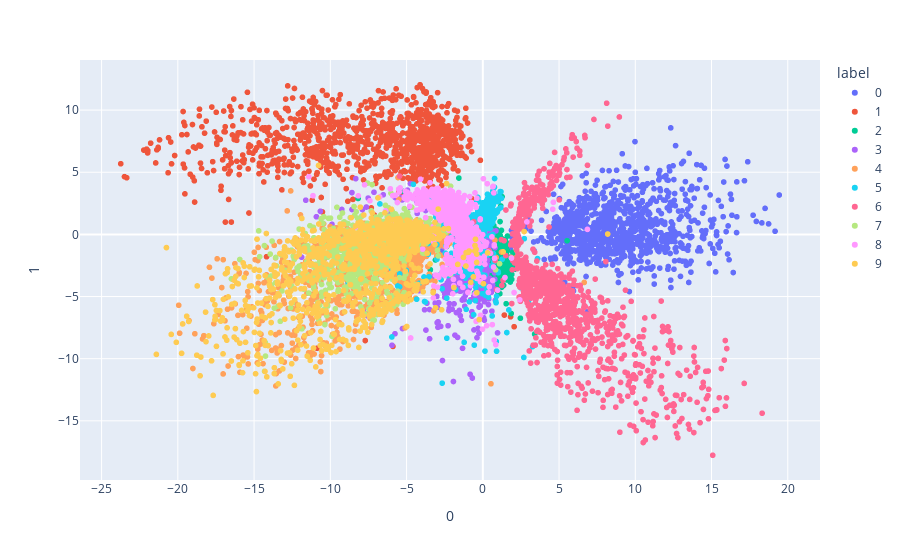

Here is the notebook cell this chart was saved with:
### Code cell
history = ae_conv_d.fit(Xtrain, Xtrain, 
                           epochs=5,     
                           batch_size=64, 
                           shuffle=True, 
                           validation_data=(Xtest, Xtest),
                           callbacks=[CallBackReconstruccion(n=10, latent_dim=2, data=Xtrain)])

### Figure 1 — Plotly figure (JSON) as saved in the notebook; plotly's stock layout.template omitted (floating-point values rounded to 4 significant figures; data arrays with more than 128 entries replaced by an {"elided": "..."} marker saying what was removed)
{"data": [{"hovertemplate": "label=0<br>0=%{x}<br>1=%{y}<extra></extra>", "legendgroup": "0", "marker": {"color": "#636efa", "symbol": "circle"}, "mode": "markers", "name": "0", "showlegend": true, "type": "scattergl", "x": {"elided": "1001 float values"}, "xaxis": "x", "y": {"elided": "1001 float values"}, "yaxis": "y"}, {"hovertemplate": "label=1<br>0=%{x}<br>1=%{y}<extra></extra>", "legendgroup": "1", "marker": {"color": "#EF553B", "symbol": "circle"}, "mode": "markers", "name": "1", "showlegend": true, "type": "scattergl", "x": {"elided": "1127 float values"}, "xaxis": "x", "y": {"elided": "1127 float values"}, "yaxis": "y"}, {"hovertemplate": "label=2<br>0=%{x}<br>1=%{y}<extra></extra>", "legendgroup": "2", "marker": {"color": "#00cc96", "symbol": "circle"}, "mode": "markers", "name": "2", "showlegend": true, "type": "scattergl", "x": {"elided": "991 float values"}, "xaxis": "x", "y": {"elided": "991 float values"}, "yaxis": "y"}, {"hovertemplate": "label=3<br>0=%{x}<br>1=%{y}<extra></extra>", "legendgroup": "3", "marker": {"color": "#ab63fa", "symbol": "circle"}, "mode": "markers", "name": "3", "showlegend": true, "type": "scattergl", "x": {"elided": "1032 float values"}, "xaxis": "x", "y": {"elided": "1032 float values"}, "yaxis": "y"}, {"hovertemplate": "label=4<br>0=%{x}<br>1=%{y}<extra></extra>", "legendgroup": "4", "marker": {"color": "#FFA15A", "symbol": "circle"}, "mode": "markers", "name": "4", "showlegend": true, "type": "scattergl", "x": {"elided": "980 float values"}, "xaxis": "x", "y": {"elided": "980 float values"}, "yaxis": "y"}, {"hovertemplate": "label=5<br>0=%{x}<br>1=%{y}<extra></extra>", "legendgroup": "5", "marker": {"color": "#19d3f3", "symbol": "circle"}, "mode": "markers", "name": "5", "showlegend": true, "type": "scattergl", "x": {"elided": "863 float values"}, "xaxis": "x", "y": {"elided": "863 float values"}, "yaxis": "y"}, {"hovertemplate": "label=6<br>0=%{x}<br>1=%{y}<extra></extra>", "legendgroup": "6", "marker": {"color": "#FF6692", "symbol": "circle"}, "mode": "markers", "name": "6", "showlegend": true, "type": "scattergl", "x": {"elided": "1014 float values"}, "xaxis": "x", "y": {"elided": "1014 float values"}, "yaxis": "y"}, {"hovertemplate": "label=7<br>0=%{x}<br>1=%{y}<extra></extra>", "legendgroup": "7", "marker": {"color": "#B6E880", "symbol": "circle"}, "mode": "markers", "name": "7", "showlegend": true, "type": "scattergl", "x": {"elided": "1070 float values"}, "xaxis": "x", "y": {"elided": "1070 float values"}, "yaxis": "y"}, {"hovertemplate": "label=8<br>0=%{x}<br>1=%{y}<extra></extra>", "legendgroup": "8", "marker": {"color": "#FF97FF", "symbol": "circle"}, "mode": "markers", "name": "8", "showlegend": true, "type": "scattergl", "x": {"elided": "944 float values"}, "xaxis": "x", "y": {"elided": "944 float values"}, "yaxis": "y"}, {"hovertemplate": "label=9<br>0=%{x}<br>1=%{y}<extra></extra>", "legendgroup": "9", "marker": {"color": "#FECB52", "symbol": "circle"}, "mode": "markers", "name": "9", "showlegend": true, "type": "scattergl", "x": {"elided": "978 float values"}, "xaxis": "x", "y": {"elided": "978 float values"}, "yaxis": "y"}], "layout": {"legend": {"title": {"text": "label"}, "tracegroupgap": 0}, "margin": {"t": 60}, "xaxis": {"anchor": "y", "domain": [0, 1], "title": {"text": "0"}}, "yaxis": {"anchor": "x", "domain": [0, 1], "title": {"text": "1"}}}}
